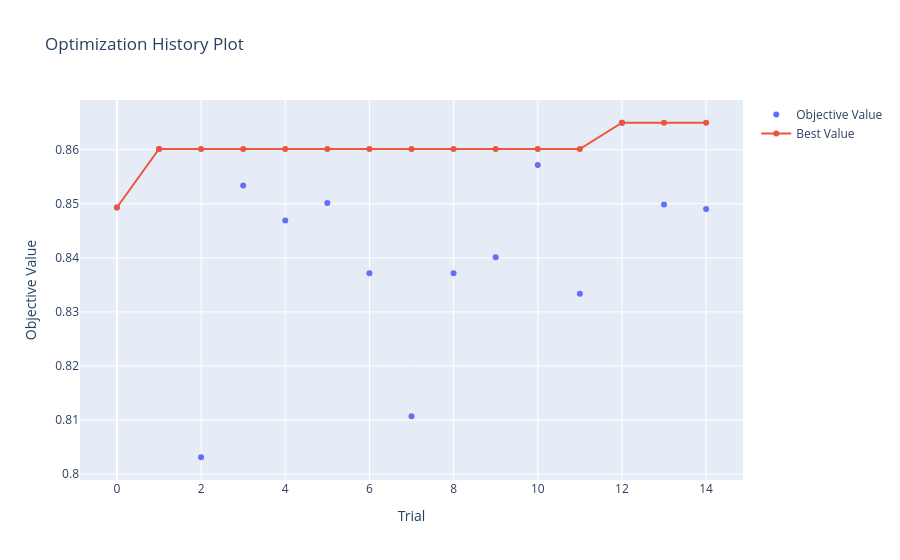

Notebook cell for this chart:
### Code cell
optuna.visualization.plot_optimization_history(study)

### Figure 1 — Plotly figure (JSON) as saved in the notebook; plotly's stock layout.template omitted (floating-point values rounded to 4 significant figures)
{"data": [{"mode": "markers", "name": "Objective Value", "type": "scatter", "x": [0, 1, 2, 3, 4, 5, 6, 7, 8, 9, 10, 11, 12, 13, 14], "y": [0.8493, 0.8601, 0.8031, 0.8534, 0.8469, 0.8501, 0.8372, 0.8107, 0.8372, 0.8401, 0.8571, 0.8334, 0.865, 0.8499, 0.849]}, {"name": "Best Value", "type": "scatter", "x": [0, 1, 2, 3, 4, 5, 6, 7, 8, 9, 10, 11, 12, 13, 14], "y": [0.8493, 0.8601, 0.8601, 0.8601, 0.8601, 0.8601, 0.8601, 0.8601, 0.8601, 0.8601, 0.8601, 0.8601, 0.865, 0.865, 0.865]}], "layout": {"title": {"text": "Optimization History Plot"}, "xaxis": {"title": {"text": "Trial"}}, "yaxis": {"title": {"text": "Objective Value"}}}}
